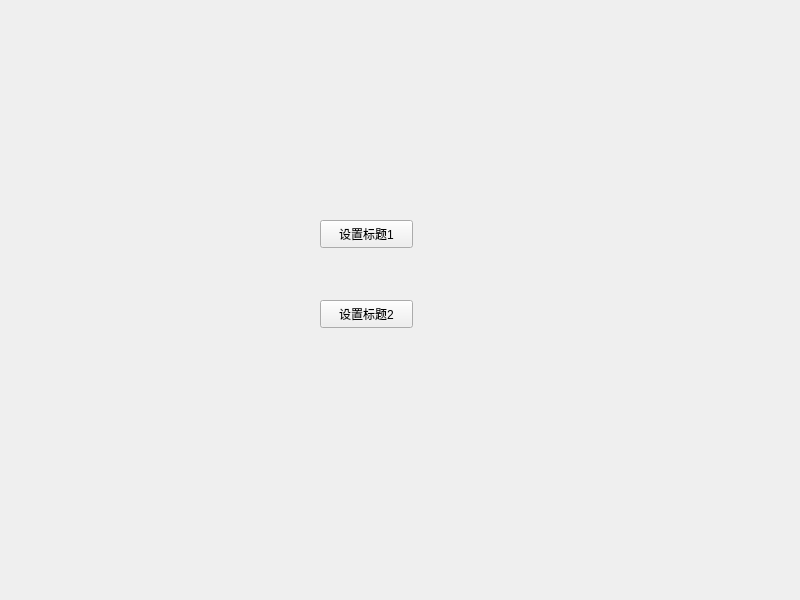
<?xml version="1.0" encoding="UTF-8"?>
<ui version="4.0">
 <class>Widget</class>
 <widget class="QWidget" name="Widget">
  <property name="geometry">
   <rect>
    <x>0</x>
    <y>0</y>
    <width>800</width>
    <height>600</height>
   </rect>
  </property>
  <property name="windowTitle">
   <string>Widget</string>
  </property>
  <widget class="QPushButton" name="pushButton">
   <property name="geometry">
    <rect>
     <x>320</x>
     <y>220</y>
     <width>93</width>
     <height>28</height>
    </rect>
   </property>
   <property name="text">
    <string>设置标题1</string>
   </property>
  </widget>
  <widget class="QPushButton" name="pushButton_2">
   <property name="geometry">
    <rect>
     <x>320</x>
     <y>300</y>
     <width>93</width>
     <height>28</height>
    </rect>
   </property>
   <property name="text">
    <string>设置标题2</string>
   </property>
  </widget>
 </widget>
 <resources/>
 <connections/>
</ui>
